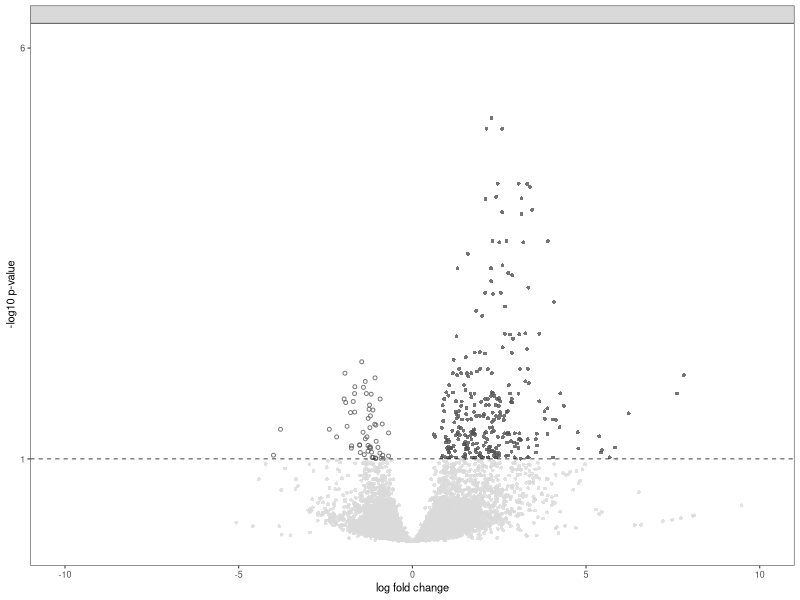
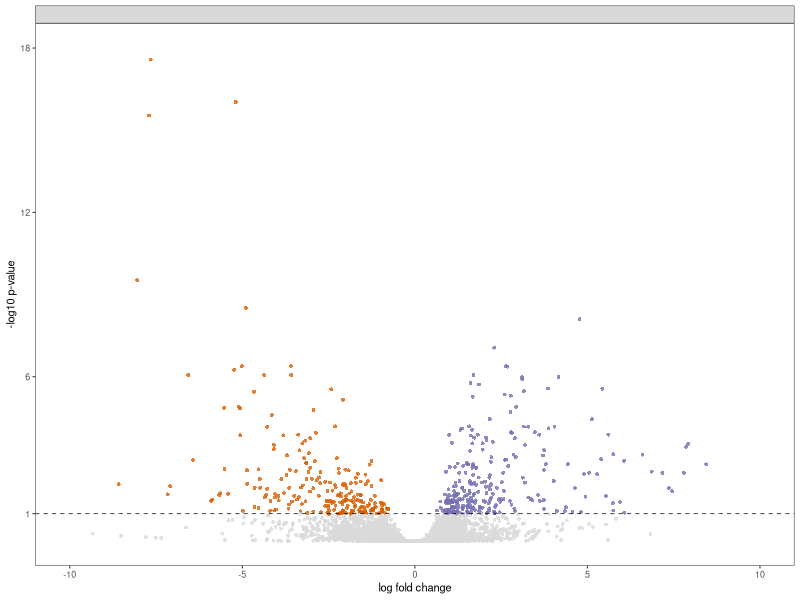
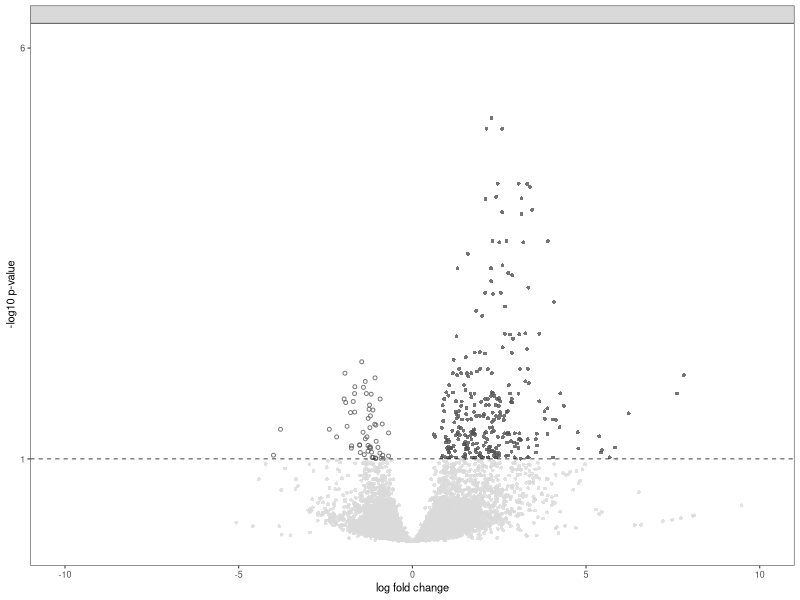
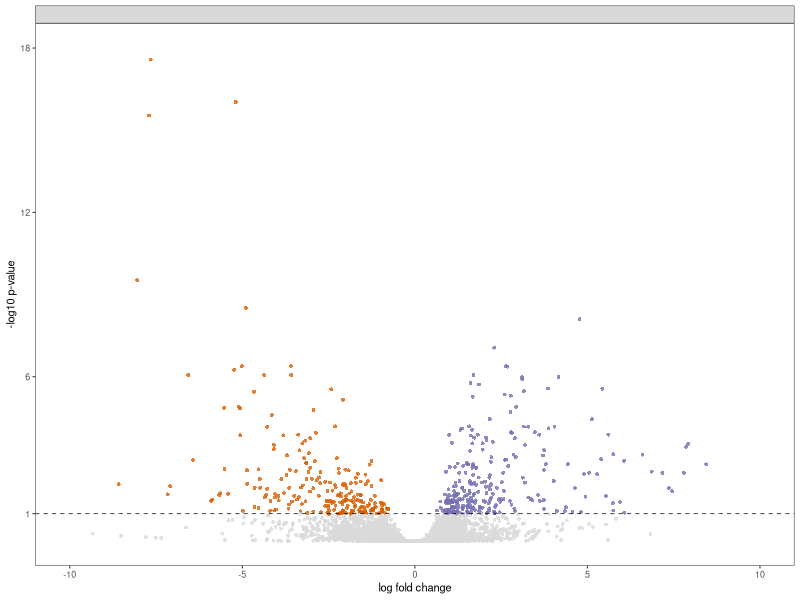

Reproduce these figures in R, in order.
## ---- chunk 1
library(ggplot2)
library(cowplot)

# set output file for figures 
knitr::opts_chunk$set(fig.path = '../figures/02_volcanoplots/')
## ---- chunk 2
dissociation <- read.csv("../results/01_dissociation_volcanoTreatment.csv", header = T, row.names = 1)
levels(dissociation$color) <- c("HOMO", "DISS", "none")
dissociation$wrap <- "  "
dissociationcolor <-  c("HOMO" = "#525252", "DISS" = "#525252", "none" = "#d9d9d9")
## ---- chunk 3
VolcanoTreatment <- function(filename, colorval){
  data <- filename
  volcanoplot <- ggplot(data, aes(x = lfc, y = pvalue)) + 
  geom_point(aes(color = factor(color), shape = factor(color)), 
             size = 1, alpha = 0.8, na.rm = T) +
  theme_bw(base_size = 8) + # clean up theme
  theme(legend.position = "none",
        panel.grid.minor=element_blank(),
        panel.grid.major=element_blank())+
  scale_color_manual(values = colorval) +
  scale_x_continuous(name="log fold change",
                      limits = c(-10, 10)) +
  scale_y_continuous(name="-log10 p-value",
                     limits = c(0, 6),
                     breaks = c(1,6)) +
  geom_hline(yintercept = 1,  size = 0.25, linetype = 2 ) + 
  scale_shape_manual(values = c(16,1,16)) +
    facet_wrap(~wrap)
  plot(volcanoplot)
  myfile = paste("../figures/02_volcanoplots/Treatment_", substitute(filename), ".pdf", sep="")
  pdf(file = myfile, width=1.75, height=2)
  plot(volcanoplot)
  dev.off()
}
## ---- chunk 4
VolcanoTreatment(dissociation, dissociationcolor)
## ---- chunk 5
VolcanoCA1DG <- function(filename){
  data <- filename
  volcanoplot <- ggplot(data, aes(x = lfc, y = pvalue)) + 
  geom_point(aes(color = factor(color), shape = factor(color)), 
             size = 1, alpha = 0.8, na.rm = T) + # add gene points
  theme_bw(base_size = 8) + # clean up theme
  theme(legend.position = "none", # remove legend 
        panel.grid.minor=element_blank(),
        panel.grid.major=element_blank()) + 
  scale_color_manual(values = c("CA1" = "#7570b3",
                                "DG" = "#d95f02", 
                                "none" = "#d9d9d9")) +   
  scale_x_continuous(name="log fold change",
                     limits = c(-10, 10)) +
  scale_y_continuous(name="-log10 p-value",
                     limits = c(0, 18),
                     breaks = c(1,6,12,18)) +
  geom_hline(yintercept = 1,  size = 0.25, linetype = 2 ) + 
  scale_shape_manual(values = c(16,16,16)) +
    facet_wrap(~wrap)
  plot(volcanoplot)
  myfile = paste("../figures/02_volcanoplots/CA1DG_", substitute(filename), ".pdf", sep="")
  pdf(file = myfile, width=1.75, height=2)
  plot(volcanoplot)
  dev.off()
}

## ---- chunk 6
dissociation <- read.csv("../results/01_dissociation_volcanoCA1DG.csv", header = T, row.names = 1)
dissociation$wrap <- "  "
## ---- chunk 7
VolcanoCA1DG(dissociation)
